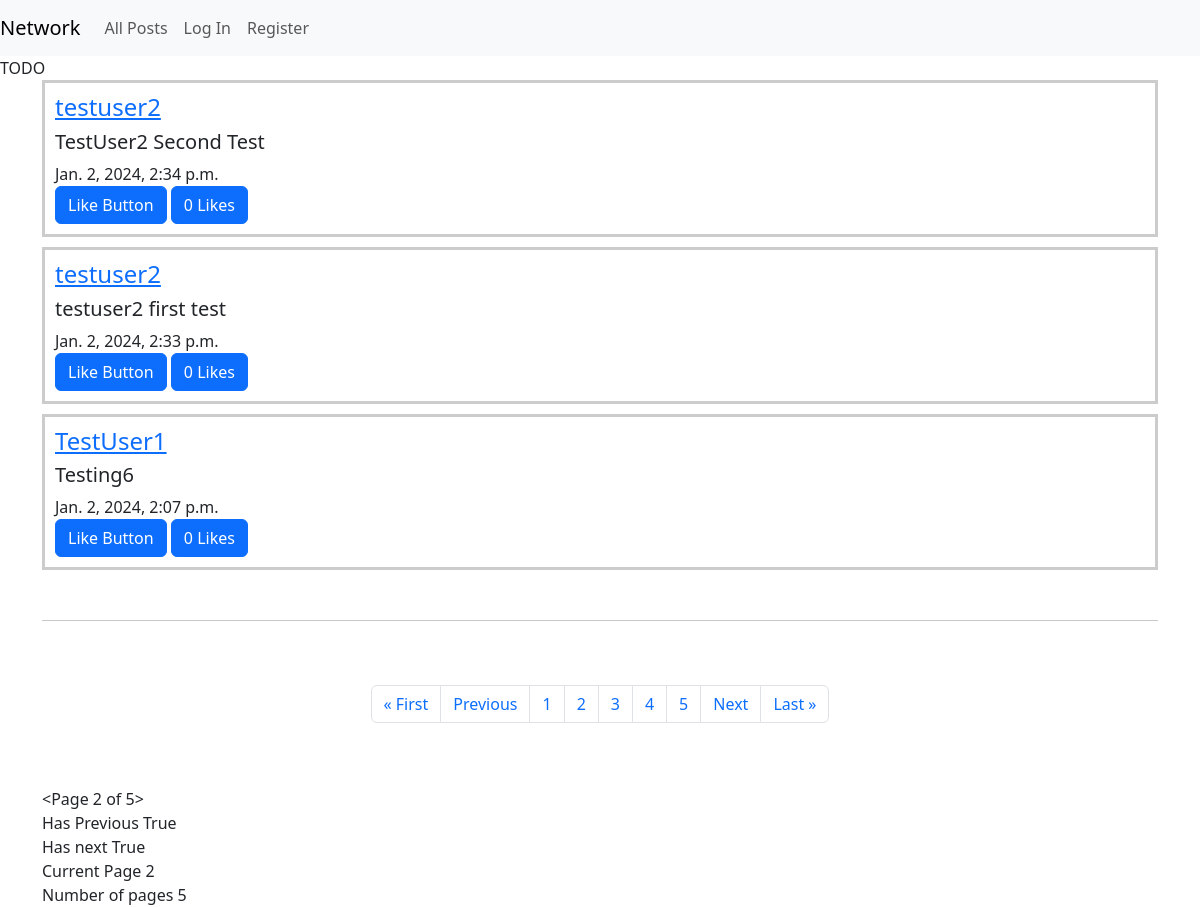
Screenshot of /?page=2 with the database file from the repository.
### network/models.py (models this page shows, shortened)
class Posts(models.Model):
    user = models.ForeignKey(User, on_delete=models.CASCADE)
    content = models.CharField(max_length=140)
    date = models.DateTimeField(auto_now_add=True)
    likes = models.ManyToManyField(User, related_name='liked_posts', blank=True)

class User(AbstractUser):
    pass

### network/views.py (the view)
# urls.py: path("", views.index, name="index"),
def index(request):
    all_posts = Posts.objects.all().order_by("-id")
    p = Paginator(all_posts, 3)
    page = request.GET.get('page')
    posts = p.get_page(page)
    nums = "a" * posts.paginator.num_pages
    return render(request, "network/index.html", {"posts": posts, "nums": nums})

### network/templates/network/index.html (shortened to what this page needs)
{% extends "network/layout.html" %}
{% block body %}
    TODO
    <div class="container">
        <div class="all-posts" id="all-posts">
        {% for post in posts %}
            <div class="fake-post">
                <h4><a href="{% url 'profile' post.user.id %}">{{ post.user }}</a></h4>
                <h5 class="mt-2" id="post-content-{{ post.id }}">{{ post.content }}</h5>
                {{ post.date }} <br>
                <button class="btn btn-primary">Like Button</button>
                <button class="like-button btn btn-primary" data-post-id="{{ post.id }}">
                    <span id="like-count-{{ post.id }}">{{ post.likes.count }}</span> Likes
                </button>
            </div>
        {% endfor %}
        </div>
        <br>
        <hr>
          <br>
          <br>
        <nav aria-label="Page navigation">
        <ul class="pagination justify-content-center">
            {% if posts.has_previous %}
                <li class="page-item"><a class="page-link" href="?page=1">&laquo First</a></li>
                <li class="page-item"><a class="page-link" href="?page={{ posts.previous_page_number }}">Previous</a></li>
            {% endif %}
                {% for i in nums %}
                    <li class="page-item"><a class="page-link" href="?page={{ forloop.counter }}"> {{ forloop.counter }} </a></li>
                {% endfor %}
            {% if posts.has_next %}
                <li class="page-item"><a class="page-link" href="?page={{ posts.next_page_number }}">Next</a></li>
                <li class="page-item"><a class="page-link" href="?page={{ posts.paginator.num_pages }}">Last &raquo</a></li>
            {% endif %}
        </ul>
        </nav>
        <br><br>
        {{ posts }} <br>
        Has Previous {{ posts.has_previous}}
        <br>
        Has next {{ posts.has_next }} <br>
        Current Page {{ posts.number }} <br>
        Number of pages {{ posts.paginator.num_pages }}
    </div>
{% endblock %}

### network/static/network/styles.css (style rules this page uses)
.new-post, .fake-post { border: 3px solid #ccc; padding: 10px; margin-bottom: 10px; }

### rows the page displays
Posts: user "testuser2", content "TestUser2 Second Test", date "Jan. 2, 2024, 2:34 p.m.", likes.count "0"
Posts: user "testuser2", content "testuser2 first test", date "Jan. 2, 2024, 2:33 p.m.", likes.count "0"
Posts: user "TestUser1", content "Testing6", date "Jan. 2, 2024, 2:07 p.m.", likes.count "0"

### other values shown
{{ posts }} "<Page 2 of 5>"
{{ posts.has_previous }} "True"
{{ posts.has_next }} "True"
{{ posts.number }} "2"
{{ posts.paginator.num_pages }} "5"
